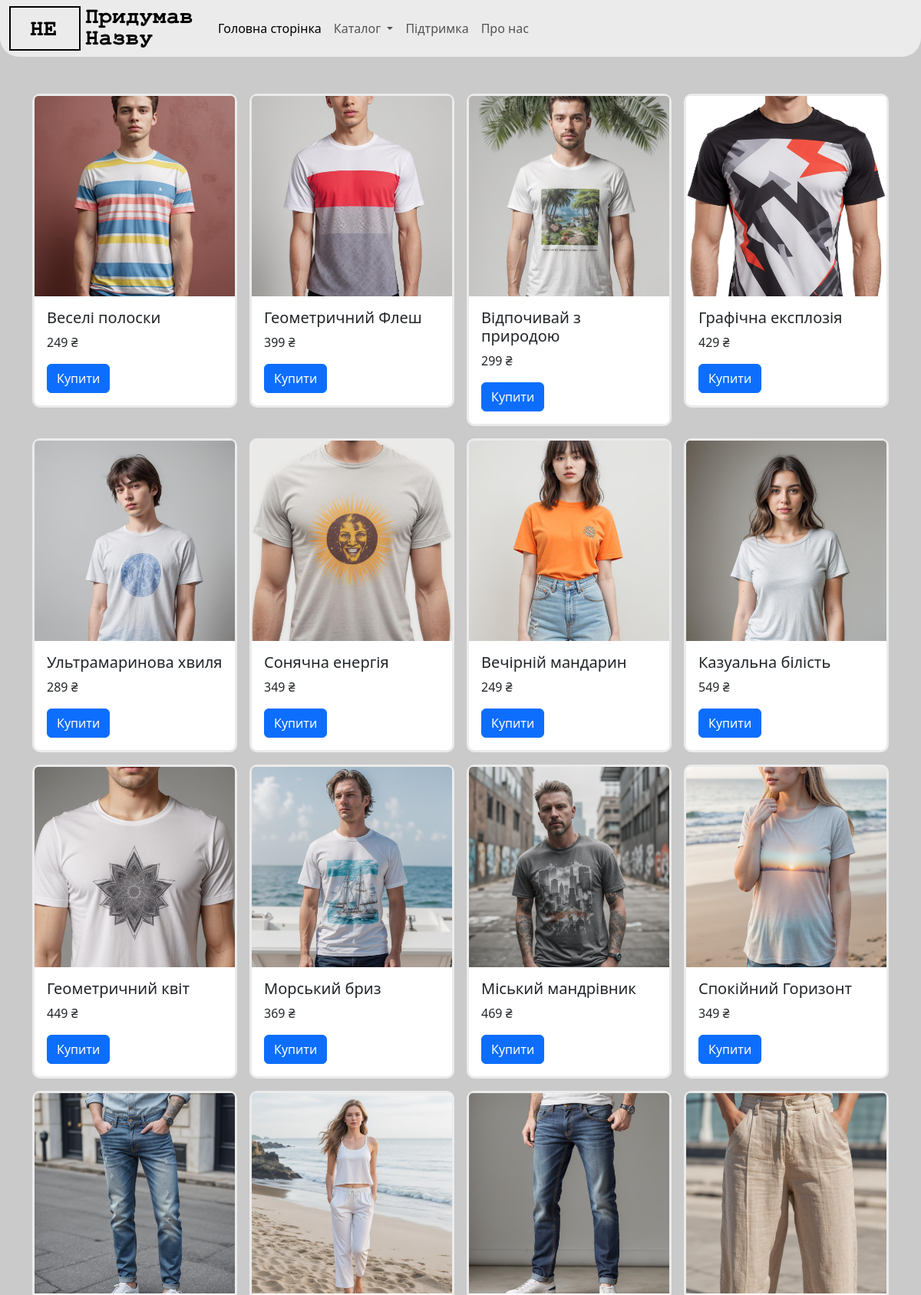
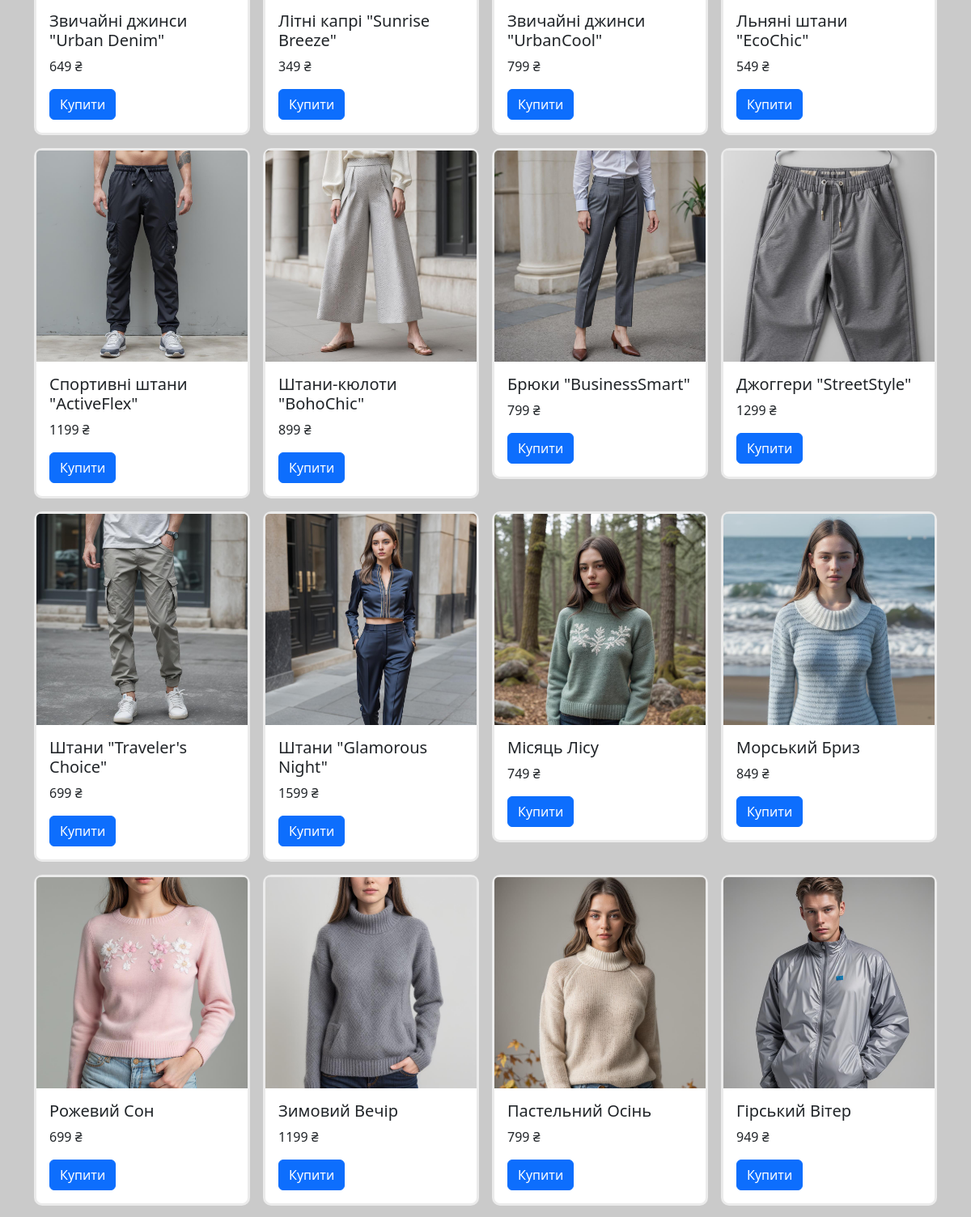
/catalog (upper part), run on the app's committed database (2 pictures, top to bottom).
### tables this page shows
CREATE TABLE "products" (
	"id"	INTEGER,
	"title"	TEXT NOT NULL,
	"description"	TEXT DEFAULT 'This product has no description / Цей продукт не має опису',
	"image"	TEXT,
	"date"	INTEGER DEFAULT CURRENT_TIMESTAMP,
	"category_id"	INTEGER,
	"price"	INTEGER,
	FOREIGN KEY("category_id") REFERENCES "categories"("id"),
	PRIMARY KEY("id" AUTOINCREMENT)
);

### main.py (the view)
@app.route("/catalog")
def all_catalog():
    categories = db.get_all_categories()
    products = db.get_all_products()
    return render_template("all_products.html", title = "Clothes-Shop", products = products, categories = categories)

### sql_queries.py (called while the page is built)
    def open(self):
        self.connection = sqlite3.connect(self.dbname) # Підключаємося до бази даних
        self.cursor = self.connection.cursor()

    def close(self):
        self.cursor.close()
        self.connection.close()

    def get_all_products(self):
        self.open()
        self.cursor.execute("SELECT * FROM products")
        data = self.cursor.fetchall()
        self.close()
        return data

    def get_all_categories(self):
        self.open()
        self.cursor.execute("SELECT * FROM categories")
        data = self.cursor.fetchall()
        self.close()
        return data

### templates/all_products.html
{% extends 'base_template.html' %} {% block content %}
<div class="container my-5">
  <div class="row row-cols-1 row-cols-md-2 row-cols-lg-3 row-cols-xl-4 g-3">
    {% for product in products %}
    <div class="col">{% include 'shop_post_card.html' %}</div>
    {% endfor %}
  </div>
</div>
{% endblock content %}

### templates/shop_post_card.html (shortened to what this page needs)
<div class="card small-outline" style="max-width: 18rem">
  <img
    src="{{ url_for('static', filename='img/'+product[3]) }}"
    class="card-img-top"
    alt="..."
  />
  <div class="card-body">
    <h5 class="card-title">{{product[1]}}</h5>
    <p class="card-text">{{product[6]}} ₴</p>
    <a
      href="{{ url_for('product', product_id = product[0]) }}"
      class="btn btn-primary"
      >Купити</a
    >
  </div>
</div>

### static/style.css (style rules this page uses)
body { background: #cacaca; }
.small-outline { border: 3px solid #ebebeb; border-radius: 10px; }

### data on the page
products: image (picture), title "Веселі полоски", price "249"
products: image (picture), title "Геометричний Флеш", price "399"
products: image (picture), title "Відпочивай з природою", price "299"
products: image (picture), title "Графічна експлозія", price "429"
products: image (picture), title "Ультрамаринова хвиля", price "289"
products: image (picture), title "Сонячна енергія", price "349"
products: image (picture), title "Вечірній мандарин", price "249"
products: image (picture), title "Казуальна білість", price "549"
products: image (picture), title "Геометричний квіт", price "449"
products: image (picture), title "Морський бриз", price "369"
products: image (picture), title "Міський мандрівник", price "469"
products: image (picture), title "Спокійний Горизонт", price "349"
products: image (picture), title "Звичайні джинси \"Urban Denim\"", price "649"
products: image (picture), title "Літні капрі \"Sunrise Breeze\"", price "349"
products: image (picture), title "Звичайні джинси \"UrbanCool\"", price "799"
products: image (picture), title "Льняні штани \"EcoChic\"", price "549"
products: image (picture), title "Спортивні штани \"ActiveFlex\"", price "1199"
products: image (picture), title "Штани-кюлоти \"BohoChic\"", price "899"
products: image (picture), title "Брюки \"BusinessSmart\"", price "799"
products: image (picture), title "Джоггери \"StreetStyle\"", price "1299"
products: image (picture), title "Штани \"Traveler's Choice\"", price "699"
products: image (picture), title "Штани \"Glamorous Night\"", price "1599"
products: image (picture), title "Місяць Лісу", price "749"
products: image (picture), title "Морський Бриз", price "849"
products: image (picture), title "Рожевий Сон", price "699"
products: image (picture), title "Зимовий Вечір", price "1199"
products: image (picture), title "Пастельний Осінь", price "799"
products: image (picture), title "Гірський Вітер", price "949"
